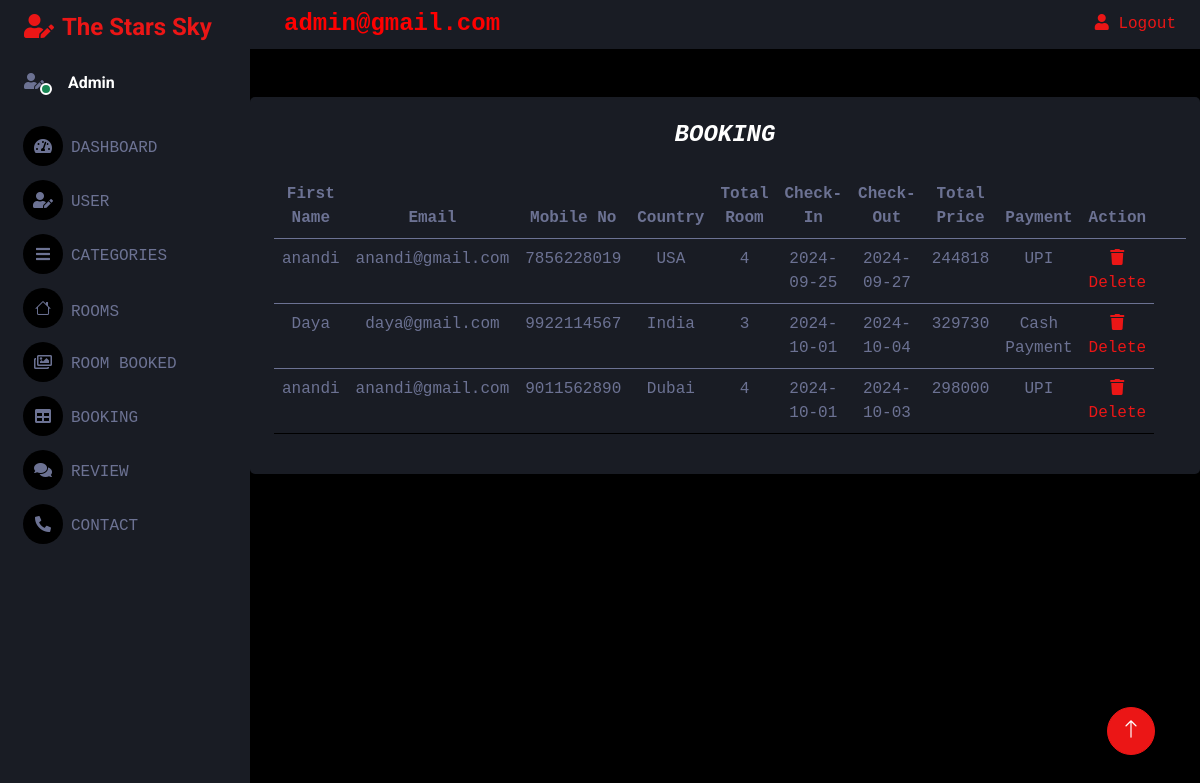
Page /admin/booking.php on the committed database.
### tables this page shows
CREATE TABLE `booking` (
  `id` int(200) NOT NULL,
  `firstname` text NOT NULL,
  `email` varchar(255) NOT NULL,
  `mobileno` varchar(255) NOT NULL,
  `country` text NOT NULL,
  `total_room` int(150) NOT NULL,
  `checkin` date NOT NULL,
  `checkout` date NOT NULL,
  `total_price` int(200) NOT NULL,
  `payment` varchar(200) NOT NULL
);

### admin/booking.php (the view, shortened to what this page needs)
<?php
include 'header.php';
include 'sidebar.php';
include 'navigation.php';
?>
<body style="font-family: courier new">
   <div class="col-sm-12 col-xl-12">
      <div class="bg-secondary rounded h-100 p-4">
         <h4 class="mb-4" style="text-align: center; font-family: courier new"><b><i>BOOKING</i></b></h4>
         <table class="table table-hover" style="text-align: center; font-family: courier new">
            <thead>
               <tr>
                  <th scope="col">First Name</th>
                  <th scope="col">Email</th>
                  <th scope="col">Mobile No</th>
                  <th scope="col">Country</th>
                  <th scope="col">Total Room</th>
                  <th scope="col">Check-In</th>
                  <th scope="col">Check-Out</th>
                  <th scope="col">Total Price</th>
                  <th scope="col">Payment</th>
                  <th colspan=2>Action</th>
                  <th></th>
                  <th></th>
               </tr>
            </thead>
            <?php
            $query_select = "SELECT *from booking";
            $query_run = mysqli_query($con, $query_select);
            if (mysqli_num_rows($query_run) > 0) {
               foreach ($query_run as $row) {
            ?>
                  <tbody style="padding:left=100px;">
                     <tr style="text-align:center">
                        <td><?php echo $row['firstname']; ?></td>
                        <td><?php echo $row['email']; ?></td>
                        <td><?php echo $row['mobileno']; ?></td>
                        <td><?php echo $row['country']; ?></td>
                        <td><?php echo $row['total_room']; ?></td>
                        <td><?php echo $row['checkin']; ?></td>
                        <td><?php echo $row['checkout']; ?></td>
                        <td><?php echo $row['total_price']; ?></td>
                        <td><?php echo $row['payment']; ?></td>
                        <td><a href="booking.php?delete=<?php echo $row['id']; ?>" class="delete-btn" onclick="return confirm('Are your sure you want to delete this?');"> <i class="fas fa-trash"></i> Delete </a></td>
                     </tr>
               <?php
               }
            }
               ?>
                  </tbody>
         </table>
      </div>
   </div>
   <?php
   include 'footer.php';
   include 'javascript.php';
   ?>

### admin/css/style.css (style rules this page uses)
:root { --primary: #EB1616; --secondary: #191C24; --light: #6C7293; --dark: #000000; }

### rows in the picture
booking: firstname "anandi", email "anandi@gmail.com", mobileno "7856228019", country "USA", total_room "4", checkin "2024-09-25", checkout "2024-09-27", total_price "244818", payment "UPI"
booking: firstname "Daya", email "daya@gmail.com", mobileno "9922114567", country "India", total_room "3", checkin "2024-10-01", checkout "2024-10-04", total_price "329730", payment "Cash Payment"
booking: firstname "anandi", email "anandi@gmail.com", mobileno "9011562890", country "Dubai", total_room "4", checkin "2024-10-01", checkout "2024-10-03", total_price "298000", payment "UPI"
